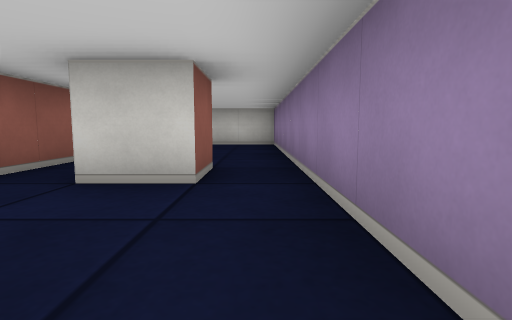
View 1 (above)

16 first-person views from a walk through a cub3D maze. The camera is about half as high as the walls, tilts 6° down and sees 80° across. The floor is counted in squares. Each view is taken from the middle of a square. On the plan, view 1 faces up. The plan holds only what a view shows up to about 9 squares ahead; the rest is blank.

View 2
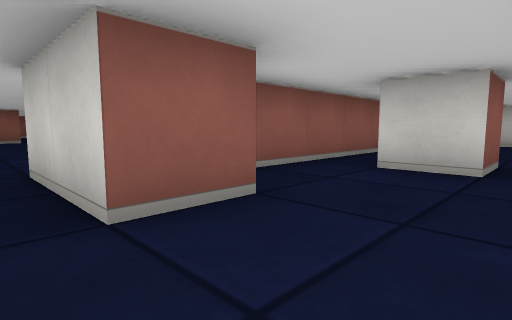

View 3
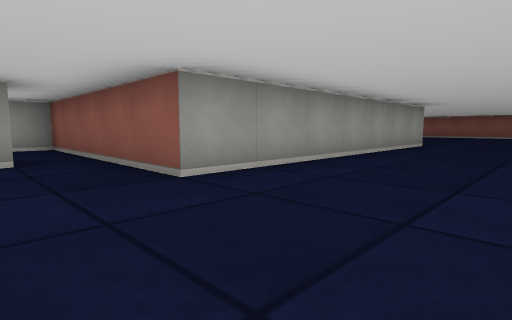

View 4
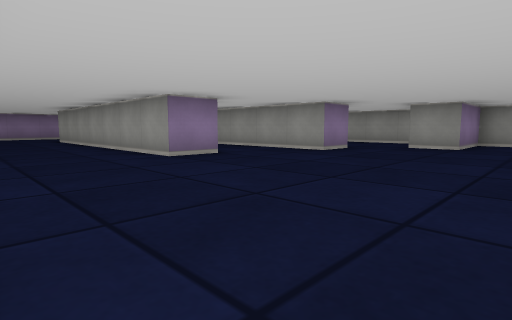

View 5
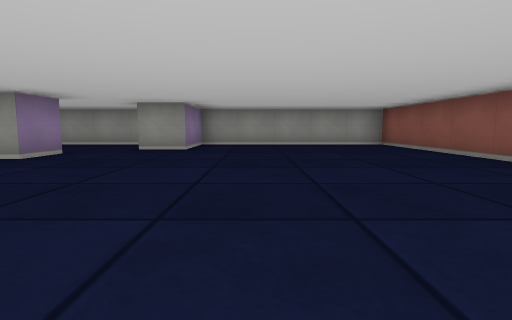

View 6
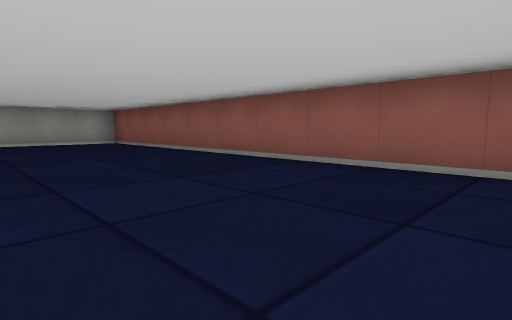

View 7
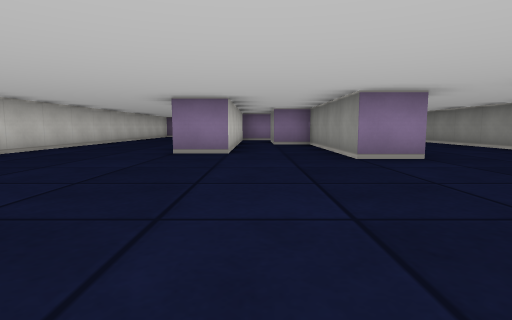

View 8
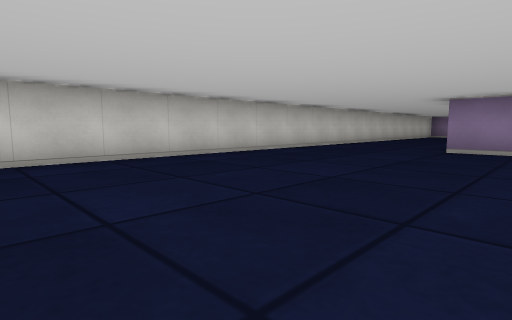

View 9
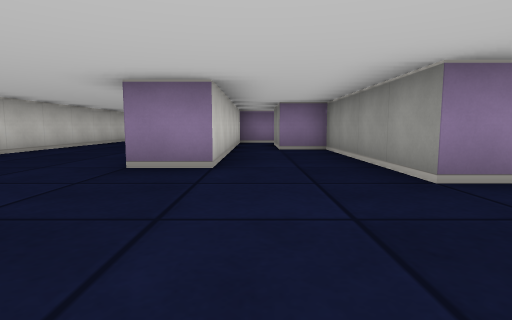

View 10
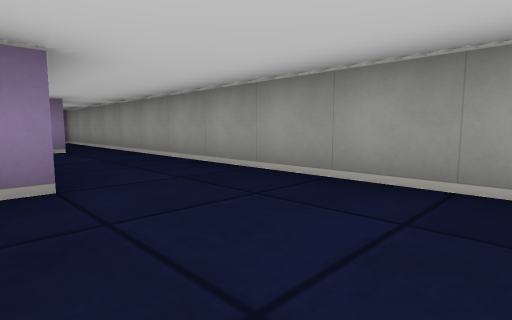

View 11
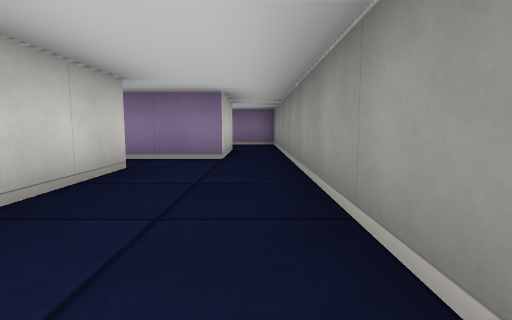

View 12
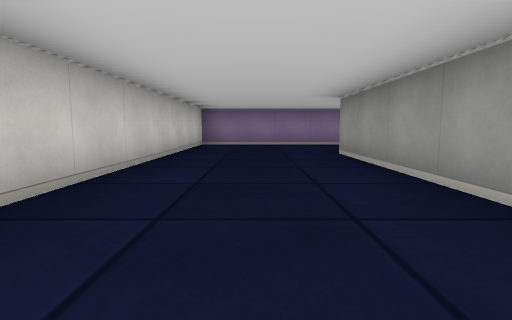

View 13
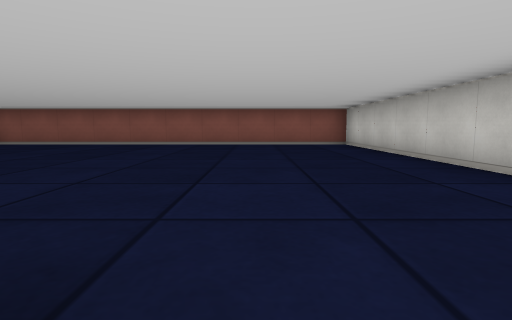

View 14
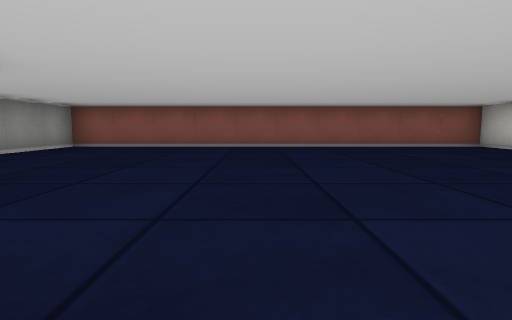

View 15
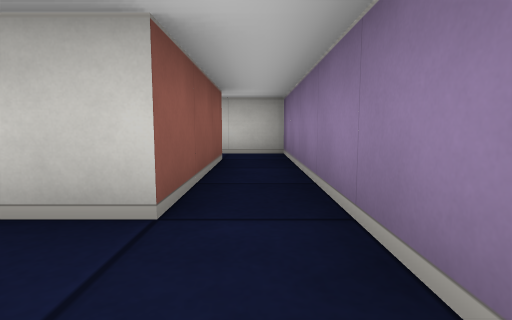

View 16
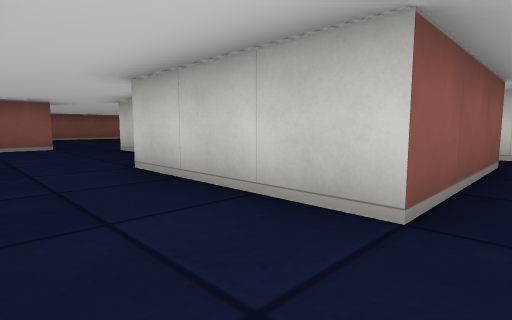

### Floor plan
Points are (right, up) in squares from view 1. A wall is a line through its corners. A room is listed if a view was taken in it or the views show most of it. See-through windows are left out.
Room 1 (views 1, 2, 3, 4, 5, 6, 7, 8, 9, 10, 11, 12, 13, 14, 15, 16)
walls: (-9.8, 1.5) (-10.5, 1.5) (-10.5, 2.5) (-6.5, 2.5) (-6.5, 3.5) (-4.5, 3.5) (-4.5, 0.5) (-7.5, 0.5) (-7.5, 0.9); (-10.9, -1.5) (0.5, -1.5) (0.5, 8.5) (-17.5, 8.5) (-17.5, -1.5) (-12.5, -1.5) (-12.5, 0.5) (-11.5, 0.5) (-11.5, -0.4); (-1.5, 0.5) (-1.5, -0.5) (-3.5, -0.5) (-3.5, 4.5) (-9.5, 4.5) (-9.5, 5.5) (-2.5, 5.5) (-2.5, 0.5) (-1.8, 0.5); (-0.5, 3.5) (-0.5, 2.5) (-1.5, 2.5)

Positions as (right, up) in squares from view 1, and headings:
1: (0, 0), facing up
2: (0, -1), facing up-left
3: (-1, 8), facing down-left
4: (-14, 8), facing down-right
5: (-14, 7), facing down
6: (-14, 8), facing down-left
7: (-15, 4), facing right
8: (-16, 4), facing up-right
9: (-13, 4), facing right
10: (-10, 1), facing down-right
11: (-8, -1), facing right
12: (-8, 7), facing right
13: (-9, 6), facing left
14: (-10, 3), facing left
15: (-4, -1), facing up
16: (-4, -1), facing up-left
